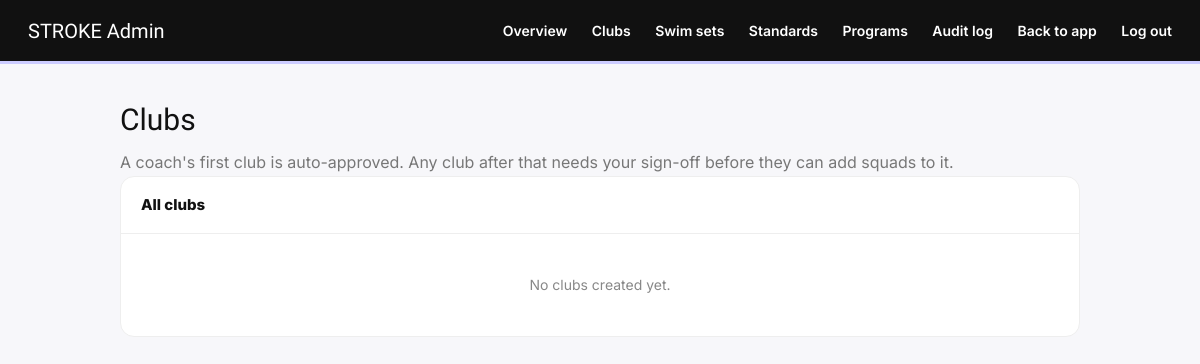
/admin/clubs (signed in), run on an earlier commit of the app's database.
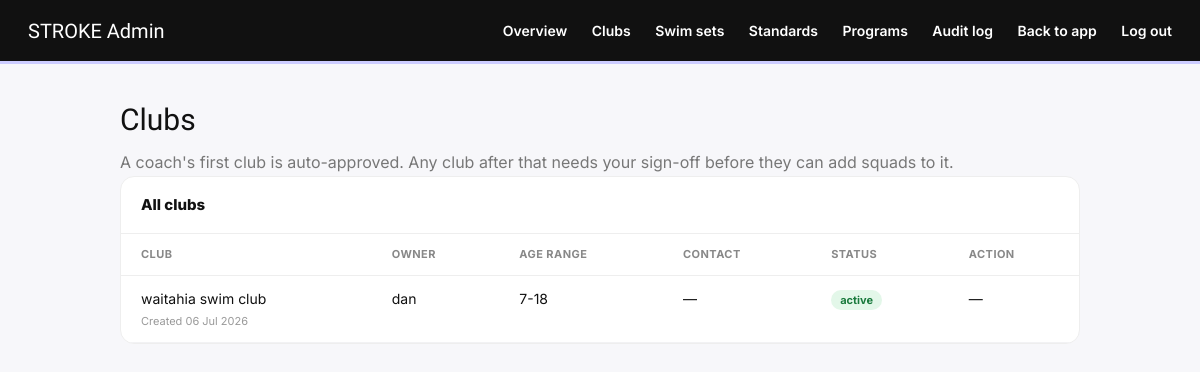
And on a later commit of the database.
### models.py (models this page shows, shortened)
class Club(db.Model):
    __tablename__ = 'club'
    id = db.Column(db.Integer, primary_key=True)
    name = db.Column(db.String(120), nullable=False)
    owner_id = db.Column(db.Integer, db.ForeignKey('user.id'), nullable=False)
    age_range = db.Column(db.String(50))
    contact_email = db.Column(db.String(150))
    newsletter_url = db.Column(db.String(255))
    status = db.Column(db.String(20), default='active')  # 'active' or 'pending'
    approved_at = db.Column(db.DateTime, nullable=True)
    created_at = db.Column(db.DateTime, default=datetime.utcnow)
    squads = db.relationship('Squad', backref='club', lazy=True)

class User(db.Model, UserMixin):
    __tablename__ = 'user'
    id = db.Column(db.Integer, primary_key=True)
    email = db.Column(db.String(150), unique=True, nullable=False)
    username = db.Column(db.String(80), unique=True, nullable=False)
    password = db.Column(db.String(200), nullable=False)
    created_at = db.Column(db.DateTime, default=datetime.utcnow)
    plan = db.Column(db.String(20), default='free')
    is_verified = db.Column(db.Boolean, default=False)
    is_admin = db.Column(db.Boolean, default=False)
    verify_code = db.Column(db.String(6), nullable=True)
    verify_code_sent_at = db.Column(db.DateTime, nullable=True)
    role = db.Column(db.String(20), default='swimmer')  # 'swimmer' or 'coach'
    share_leaderboard = db.Column(db.Boolean, default=False)
    swims = db.relationship('Swim', backref='user', lazy=True)
    sessions = db.relationship('Session', backref='user', lazy=True)

### routes.py (the view)
@main.route('/admin/clubs')
@login_required
@admin_required
def admin_clubs():
    from app import db
    from models import Club, User
    clubs = db.session.query(Club).order_by(Club.created_at.desc()).all()
    owners = {u.id: u.username for u in db.session.query(User).all()}
    return render_template('admin_clubs.html', clubs=clubs, owners=owners)

### auth_utils.py (called while the page is built)
def admin_required(f):
    @wraps(f)
    def wrapper(*args, **kwargs):
        if not current_user.is_authenticated or not current_user.is_admin:
            abort(403)
        return f(*args, **kwargs)
    return wrapper

### templates/admin_clubs.html (shortened to what this page needs)
<!DOCTYPE html>
<html lang="en">
<head>
<link rel="stylesheet" href="{{ url_for('static', filename='css/main.css') }}">
</head>
<body>
<nav class="adm-nav">
  <span class="adm-logo">STROKE Admin</span>
  <div>
    <a href="/admin">Overview</a>
    <a href="/admin/clubs">Clubs</a>
    <a href="/admin/sets">Swim sets</a>
    <a href="/admin/standards">Standards</a>
    <a href="/admin/programs">Programs</a>
    <a href="/admin/audit">Audit log</a>
    <a href="/dashboard">Back to app</a>
    <a href="/logout">Log out</a>
  </div>
</nav>
<div class="adm-wrap">
  <p class="adm-title">Clubs</p>
  <p style="color:#777;margin-top:-14px">A coach's first club is auto-approved. Any club after that needs your sign-off before they can add squads to it.</p>
  <div class="adm-panel">
    <div class="adm-panel-head">All clubs</div>
    {% if clubs %}
    <table>
      <thead>
        <tr><th>Club</th><th>Owner</th><th>Age range</th><th>Contact</th><th>Status</th><th>Action</th></tr>
      </thead>
      <tbody>
        {% for c in clubs %}
        <tr>
          <td>
            {{ c.name }}
            <div class="club-meta">Created {{ c.created_at.strftime('%d %b %Y') }}</div>
          </td>
          <td>{{ owners.get(c.owner_id, '—') }}</td>
          <td>{{ c.age_range or '—' }}</td>
          <td>
            {{ c.contact_email or '—' }}
          </td>
          <td><span class="badge {{ c.status }}">{{ c.status }}</span></td>
          <td>
            <div class="row-actions">
              {% if c.status == 'pending' %}
              <form method="POST" action="/admin/clubs/{{ c.id }}/approve">
                <button type="submit" class="btn-approve">Approve</button>
              </form>
              <form method="POST" action="/admin/clubs/{{ c.id }}/reject">
                <button type="submit" class="btn-delete" onclick="return confirm('Reject and delete this club?')">Reject</button>
              </form>
              {% else %}
              —
              {% endif %}
            </div>
          </td>
        </tr>
        {% endfor %}
      </tbody>
    </table>
    {% else %}
    <div class="empty-state">No clubs created yet.</div>
    {% endif %}
  </div>
</div>
</body>
</html>

### static/css/main.css (style rules this page uses)
*, *::before, *::after { box-sizing: border-box; margin: 0; padding: 0; }
html { scroll-behavior: smooth; overflow-x: hidden; }
body { font-family: 'Inter', sans-serif; background: #fcfcff; color: #111111; line-height: 1.6; min-height: 100vh; overflow-x: hidden; }
button, a { cursor: pointer; }
a { color: inherit; text-decoration: none; }
nav { display: flex; align-items: center; justify-content: space-between; padding: 0 24px; height: 64px; position: sticky; top: 0; z-index: 100; background: #ffffff; border-bottom: 3px solid #ccccff; }

### templates/admin_clubs.html (style rules this page uses)
body { font-family:'Inter',sans-serif;background:#f7f7fa;margin:0;color:#111; }
.adm-nav { display:flex;align-items:center;justify-content:space-between;padding:16px 28px;background:#111;color:#fff; }
.adm-nav a { color:#fff;text-decoration:none;font-weight:600;font-size:14px;margin-left:20px; }
.adm-logo { font-family:'Antonio',sans-serif;font-size:20px; }
.adm-wrap { max-width:1000px;margin:0 auto;padding:32px 20px 60px; }
.adm-title { font-family:'Antonio',sans-serif;font-size:30px;margin:0 0 20px; }
.adm-panel { background:#fff;border-radius:14px;border:1px solid #eee;overflow:hidden;margin-bottom:24px; }
.adm-panel-head { padding:16px 20px;border-bottom:1px solid #eee;font-weight:800;font-size:15px; }
table { width:100%;border-collapse:collapse; }
th { text-align:left;font-size:11px;text-transform:uppercase;letter-spacing:.04em;color:#888;padding:12px 20px;border-bottom:1px solid #eee; }
td { padding:12px 20px;border-bottom:1px solid #f2f2f4;font-size:14px;vertical-align:top; }
.badge { padding:3px 9px;border-radius:20px;font-size:11px;font-weight:700; }
.badge.active { background:#e3f7e9;color:#1a7a3d; }
.row-actions { display:flex;gap:8px; }
.club-meta { font-size:11px;color:#999;margin-top:2px; }

What changed in the data, as far as the page shows it:
added Club: name "waitahia swim club", created_at "06 Jul 2026", age_range "7-18", contact_email "—", status "active"
now on this page (row unchanged): User: get "dan"
Also different on the page:
text no longer shown: "No clubs created yet."
text now shown: "CLUB OWNER AGE RANGE CONTACT STATUS ACTION"
